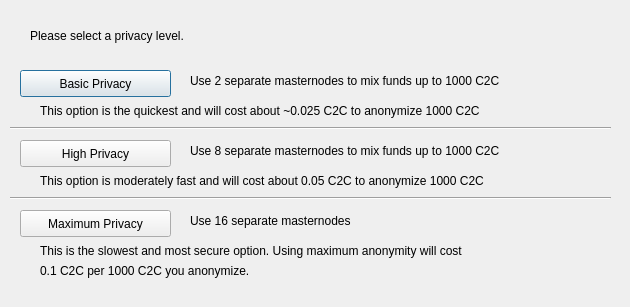
<?xml version="1.0" encoding="UTF-8"?>
<ui version="4.0">
 <class>DarksendConfig</class>
 <widget class="QDialog" name="DarksendConfig">
  <property name="geometry">
   <rect>
    <x>0</x>
    <y>0</y>
    <width>630</width>
    <height>307</height>
   </rect>
  </property>
  <property name="windowTitle">
   <string>Configure PrivateSend</string>
  </property>
  <widget class="QPushButton" name="buttonBasic">
   <property name="geometry">
    <rect>
     <x>20</x>
     <y>70</y>
     <width>151</width>
     <height>27</height>
    </rect>
   </property>
   <property name="text">
    <string>Basic Privacy</string>
   </property>
  </widget>
  <widget class="QPushButton" name="buttonHigh">
   <property name="geometry">
    <rect>
     <x>20</x>
     <y>140</y>
     <width>151</width>
     <height>27</height>
    </rect>
   </property>
   <property name="text">
    <string>High Privacy</string>
   </property>
  </widget>
  <widget class="QPushButton" name="buttonMax">
   <property name="geometry">
    <rect>
     <x>20</x>
     <y>210</y>
     <width>151</width>
     <height>27</height>
    </rect>
   </property>
   <property name="text">
    <string>Maximum Privacy</string>
   </property>
  </widget>
  <widget class="QLabel" name="label">
   <property name="geometry">
    <rect>
     <x>30</x>
     <y>20</y>
     <width>571</width>
     <height>31</height>
    </rect>
   </property>
   <property name="text">
    <string>Please select a privacy level.</string>
   </property>
  </widget>
  <widget class="QLabel" name="label_2">
   <property name="geometry">
    <rect>
     <x>190</x>
     <y>70</y>
     <width>421</width>
     <height>21</height>
    </rect>
   </property>
   <property name="text">
    <string>Use 2 separate masternodes to mix funds up to 1000 C2C</string>
   </property>
  </widget>
  <widget class="QLabel" name="label_3">
   <property name="geometry">
    <rect>
     <x>190</x>
     <y>140</y>
     <width>411</width>
     <height>21</height>
    </rect>
   </property>
   <property name="text">
    <string>Use 8 separate masternodes to mix funds up to 1000 C2C</string>
   </property>
  </widget>
  <widget class="QLabel" name="label_4">
   <property name="geometry">
    <rect>
     <x>190</x>
     <y>210</y>
     <width>421</width>
     <height>21</height>
    </rect>
   </property>
   <property name="text">
    <string>Use 16 separate masternodes</string>
   </property>
  </widget>
  <widget class="QLabel" name="label_6">
   <property name="geometry">
    <rect>
     <x>40</x>
     <y>100</y>
     <width>561</width>
     <height>21</height>
    </rect>
   </property>
   <property name="text">
    <string>This option is the quickest and will cost about ~0.025 C2C to anonymize 1000 C2C</string>
   </property>
  </widget>
  <widget class="QLabel" name="label_7">
   <property name="geometry">
    <rect>
     <x>40</x>
     <y>170</y>
     <width>561</width>
     <height>21</height>
    </rect>
   </property>
   <property name="text">
    <string>This option is moderately fast and will cost about 0.05 C2C to anonymize 1000 C2C</string>
   </property>
  </widget>
  <widget class="QLabel" name="label_8">
   <property name="geometry">
    <rect>
     <x>40</x>
     <y>240</y>
     <width>561</width>
     <height>21</height>
    </rect>
   </property>
   <property name="text">
    <string>This is the slowest and most secure option. Using maximum anonymity will cost</string>
   </property>
  </widget>
  <widget class="QLabel" name="label_9">
   <property name="geometry">
    <rect>
     <x>40</x>
     <y>260</y>
     <width>561</width>
     <height>21</height>
    </rect>
   </property>
   <property name="text">
    <string>0.1 C2C per 1000 C2C you anonymize.</string>
   </property>
  </widget>
  <widget class="Line" name="line">
   <property name="geometry">
    <rect>
     <x>10</x>
     <y>120</y>
     <width>601</width>
     <height>16</height>
    </rect>
   </property>
   <property name="orientation">
    <enum>Qt::Horizontal</enum>
   </property>
  </widget>
  <widget class="Line" name="line_2">
   <property name="geometry">
    <rect>
     <x>10</x>
     <y>190</y>
     <width>601</width>
     <height>16</height>
    </rect>
   </property>
   <property name="orientation">
    <enum>Qt::Horizontal</enum>
   </property>
  </widget>
 </widget>
 <resources/>
 <connections/>
</ui>
